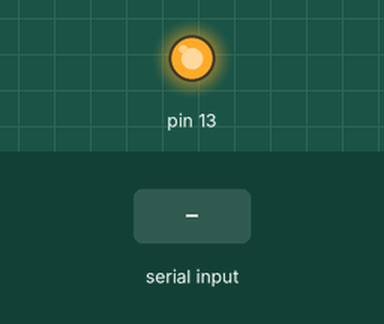
This sketch was run on a simulated Arduino Uno, built with avr-gcc and run on an emulated ATmega328P. Shown: output pins drawn as LEDs (lit = HIGH). The inputs (shaded band) are chosen by the test bench.

Above: at 1.2 s.
1.3 s: "0" received over Serial
At 2.5 s:
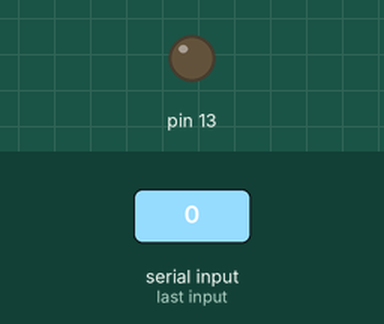
2.8 s: "1" received over Serial
At 3.8 s:
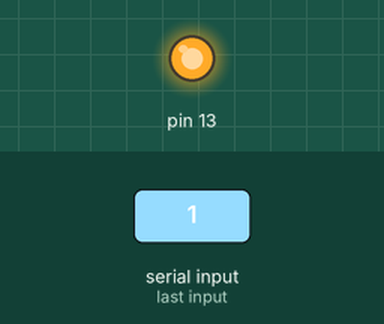
Timing chart, 0 to 5.8 s (numbered marks = the images above; inputs shaded):
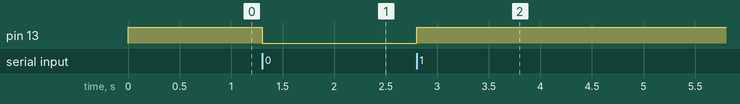

Measured:
- after the input at 1.3 s, pin 13: HIGH → LOW at once
- after the input at 2.8 s, pin 13: LOW → HIGH at once

The sketch:

contral2.ino
```cpp
void setup(){
  Serial.begin(9600);
  pinMode(13, OUTPUT);//设置13号端口作为输出端口
  digitalWrite(13,HIGH);//让灯开始时亮
}
char var;
void loop(){
  while(Serial.available()>0)//当有信号的时候
  {
    var=Serial.read();
    if(var=='0')//传过来的是0
      digitalWrite(13,LOW);
if(var=='1')//传过来的是1
digitalWrite(13,HIGH);
  }
}
```
